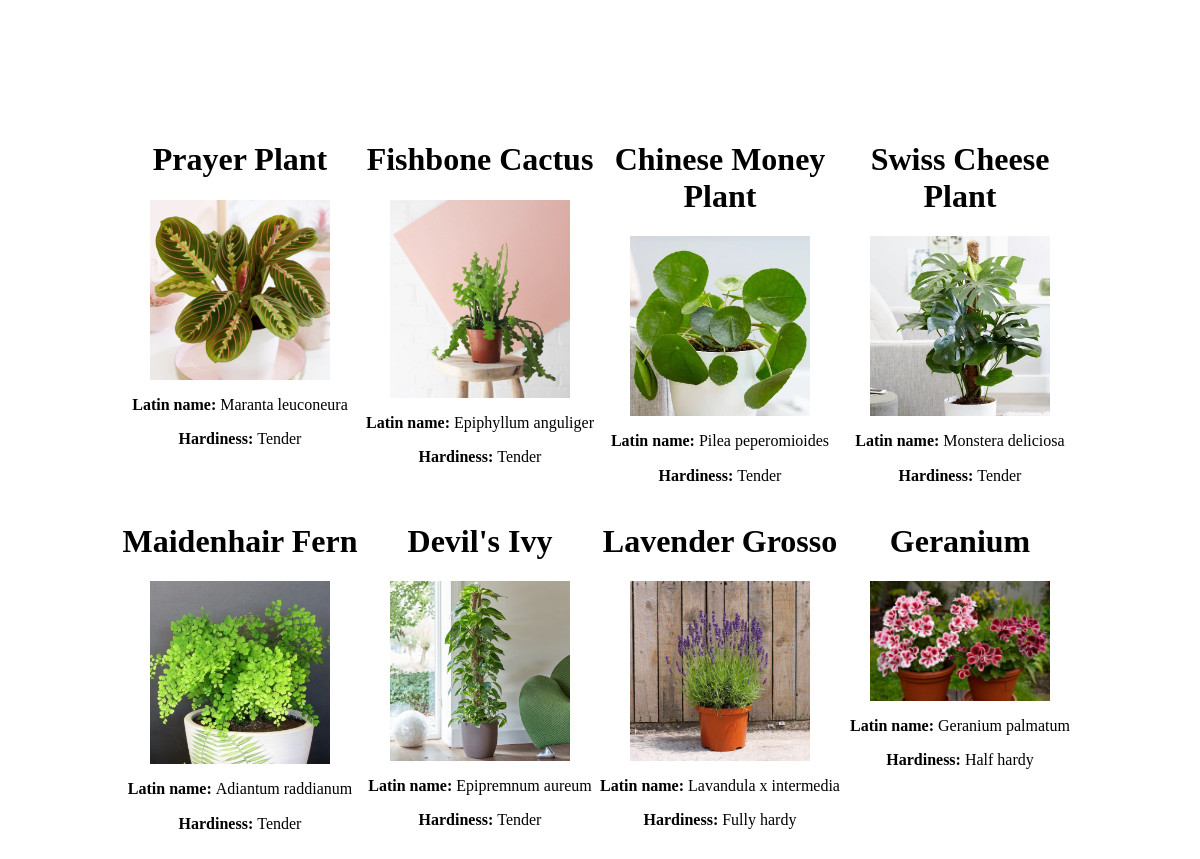
The page / on the database its author committed.
### tables this page shows
CREATE TABLE `details` (
  `id` int(11) unsigned NOT NULL AUTO_INCREMENT,
  `name` varchar(255) NOT NULL DEFAULT '',
  `latin_name` varchar(255) NOT NULL DEFAULT '',
  `hardiness` varchar(50) NOT NULL DEFAULT '',
  `image` varchar(255) DEFAULT '',
  PRIMARY KEY (`id`)
);

CREATE TABLE `hardiness_types` (
  `id` int(11) unsigned NOT NULL AUTO_INCREMENT,
  `hardiness_type` varchar(50) NOT NULL DEFAULT '',
  PRIMARY KEY (`id`)
);

### functions.php (the view)
<?php
function details(array $array): string
{
    $result = '';
    foreach ($array as $details) {
        if (is_array($details)) {
            $result .= '<div class="items"><h1>' . $details['name'] . '</h1>';
            $result .= '<img src="images/' . $details['image'] . '" alt="' . $details['name'] . '">';
            $result .= '<p><b> Latin name: </b>' . $details['latin_name'] . '</p>';
            $result .= '<p><b> Hardiness: </b>' . $details['hardiness_type'] . '</p></div>';
        } else {
            return 'Invalid information!';
        }
    }
    return $result;
}
function getPlants(): array
{
    $db = connectDB();
    $query = $db->prepare('SELECT `name`, `latin_name`, `hardiness_type`, `image` FROM `details`
    JOIN `hardiness_types` ON `details`.`hardiness` = `hardiness_types`.`id`');
    $query->execute();
    return $query->fetchAll();
}

### index.php (shortened to what this page needs)
<?php
require_once 'functions.php';
?>
<html lang="en">
<head>
    <link href="style.css" rel="stylesheet">
    <link href="normalize.css" rel="stylesheet">
</head>
<body>
    <div class="container">
        <?php echo details(getPlants()); ?>
    </div>
</body>
</html>

### style.css (style rules this page uses)
.items { width: 25%; text-align: center; }
.container { display: flex; margin: 10%; flex-wrap: wrap; justify-content: space-around; }
img { width: 180px; }

### rows shown on the page
details: name "Prayer Plant", image (picture), latin_name "Maranta leuconeura", hardiness_types.hardiness_type "Tender"
details: name "Fishbone Cactus", image (picture), latin_name "Epiphyllum anguliger", hardiness_types.hardiness_type "Tender"
details: name "Chinese Money Plant", image (picture), latin_name "Pilea peperomioides", hardiness_types.hardiness_type "Tender"
details: name "Swiss Cheese Plant", image (picture), latin_name "Monstera deliciosa", hardiness_types.hardiness_type "Tender"
details: name "Maidenhair Fern", image (picture), latin_name "Adiantum raddianum", hardiness_types.hardiness_type "Tender"
details: name "Devil's Ivy", image (picture), latin_name "Epipremnum aureum", hardiness_types.hardiness_type "Tender"
details: name "Lavender Grosso", image (picture), latin_name "Lavandula x intermedia", hardiness_types.hardiness_type "Fully hardy"
details: name "Geranium", image (picture), latin_name "Geranium palmatum", hardiness_types.hardiness_type "Half hardy"
